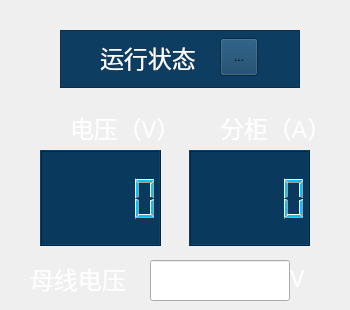
       <widget class="QWidget" name="sub1page">
        <widget class="QLineEdit" name="busvolt_label_1">
         <property name="geometry">
          <rect>
           <x>150</x>
           <y>260</y>
           <width>140</width>
           <height>41</height>
          </rect>
         </property>
         <property name="styleSheet">
          <string notr="true">color: rgb(255, 255, 255);</string>
         </property>
        </widget>
        <widget class="QLabel" name="label_sub1volt">
         <property name="geometry">
          <rect>
           <x>70</x>
           <y>110</y>
           <width>121</width>
           <height>35</height>
          </rect>
         </property>
         <property name="font">
          <font>
           <family>微软雅黑</family>
           <pointsize>18</pointsize>
          </font>
         </property>
         <property name="styleSheet">
          <string notr="true">color: rgb(255, 255, 255);</string>
         </property>
         <property name="text">
          <string>电压（V）</string>
         </property>
        </widget>
        <widget class="QLabel" name="label_75">
         <property name="geometry">
          <rect>
           <x>290</x>
           <y>260</y>
           <width>21</width>
           <height>35</height>
          </rect>
         </property>
         <property name="font">
          <font>
           <family>微软雅黑</family>
           <pointsize>18</pointsize>
          </font>
         </property>
         <property name="styleSheet">
          <string notr="true">color: rgb(255, 255, 255);</string>
         </property>
         <property name="text">
          <string>V</string>
         </property>
        </widget>
        <widget class="QLCDNumber" name="slavevolt_label_1">
         <property name="geometry">
          <rect>
           <x>40</x>
           <y>150</y>
           <width>121</width>
           <height>96</height>
          </rect>
         </property>
         <property name="styleSheet">
          <string notr="true">color: rgb(0, 198, 255);
background-color: rgb(9, 57, 93);</string>
         </property>
        </widget>
        <widget class="QLabel" name="label_sub1current">
         <property name="geometry">
          <rect>
           <x>220</x>
           <y>110</y>
           <width>121</width>
           <height>35</height>
          </rect>
         </property>
         <property name="font">
          <font>
           <family>微软雅黑</family>
           <pointsize>18</pointsize>
          </font>
         </property>
         <property name="styleSheet">
          <string notr="true">color: rgb(255, 255, 255);</string>
         </property>
         <property name="text">
          <string>分柜（A）</string>
         </property>
        </widget>
        <widget class="QFrame" name="frame_17">
         <property name="geometry">
          <rect>
           <x>60</x>
           <y>30</y>
           <width>240</width>
           <height>58</height>
          </rect>
         </property>
         <property name="styleSheet">
          <string notr="true">background-color: rgb(13, 61, 97);</string>
         </property>
         <property name="frameShape">
          <enum>QFrame::StyledPanel</enum>
         </property>
         <property name="frameShadow">
          <enum>QFrame::Raised</enum>
         </property>
         <widget class="QToolButton" name="toolButton_fgstatus_1">
          <property name="geometry">
           <rect>
            <x>160</x>
            <y>8</y>
            <width>38</width>
            <height>38</height>
           </rect>
          </property>
          <property name="text">
           <string>...</string>
          </property>
          <property name="icon">
           <iconset>
            <normaloff>gct_ied_green.png</normaloff>gct_ied_green.png</iconset>
          </property>
          <property name="iconSize">
           <size>
            <width>32</width>
            <height>32</height>
           </size>
          </property>
         </widget>
         <widget class="QLabel" name="sub1label_runstate">
          <property name="geometry">
           <rect>
            <x>40</x>
            <y>10</y>
            <width>120</width>
            <height>35</height>
           </rect>
          </property>
          <property name="font">
           <font>
            <family>微软雅黑</family>
            <pointsize>18</pointsize>
           </font>
          </property>
          <property name="styleSheet">
           <string notr="true">color: rgb(255, 255, 255);</string>
          </property>
          <property name="text">
           <string>运行状态</string>
          </property>
         </widget>
        </widget>
        <widget class="QLabel" name="busvolt_1">
         <property name="geometry">
          <rect>
           <x>30</x>
           <y>261</y>
           <width>120</width>
           <height>35</height>
          </rect>
         </property>
         <property name="font">
          <font>
           <family>微软雅黑</family>
           <pointsize>18</pointsize>
          </font>
         </property>
         <property name="styleSheet">
          <string notr="true">color: rgb(255, 255, 255);</string>
         </property>
         <property name="text">
          <string>母线电压</string>
         </property>
        </widget>
        <widget class="QLCDNumber" name="slavecurrent_label_1">
         <property name="geometry">
          <rect>
           <x>189</x>
           <y>150</y>
           <width>121</width>
           <height>96</height>
          </rect>
         </property>
         <property name="font">
          <font>
           <pointsize>18</pointsize>
          </font>
         </property>
         <property name="styleSheet">
          <string notr="true">color: rgb(0, 198, 255);
background-color: rgb(9, 57, 93);</string>
         </property>
        </widget>
       </widget>
